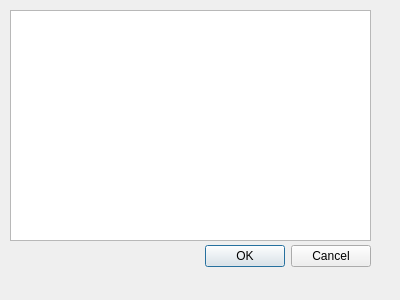
<?xml version="1.0" encoding="UTF-8"?>
<ui version="4.0">
 <class>Highscore</class>
 <widget class="QDialog" name="Highscore">
  <property name="geometry">
   <rect>
    <x>0</x>
    <y>0</y>
    <width>400</width>
    <height>300</height>
   </rect>
  </property>
  <property name="windowTitle">
   <string>Highscore</string>
  </property>
  <widget class="QDialogButtonBox" name="buttonBox">
   <property name="geometry">
    <rect>
     <x>30</x>
     <y>240</y>
     <width>341</width>
     <height>32</height>
    </rect>
   </property>
   <property name="orientation">
    <enum>Qt::Horizontal</enum>
   </property>
   <property name="standardButtons">
    <set>QDialogButtonBox::Cancel|QDialogButtonBox::Ok</set>
   </property>
  </widget>
  <widget class="QListView" name="listView">
   <property name="geometry">
    <rect>
     <x>10</x>
     <y>10</y>
     <width>361</width>
     <height>231</height>
    </rect>
   </property>
  </widget>
 </widget>
 <resources/>
 <connections>
  <connection>
   <sender>buttonBox</sender>
   <signal>accepted()</signal>
   <receiver>Highscore</receiver>
   <slot>accept()</slot>
   <hints>
    <hint type="sourcelabel">
     <x>248</x>
     <y>254</y>
    </hint>
    <hint type="destinationlabel">
     <x>157</x>
     <y>274</y>
    </hint>
   </hints>
  </connection>
  <connection>
   <sender>buttonBox</sender>
   <signal>rejected()</signal>
   <receiver>Highscore</receiver>
   <slot>reject()</slot>
   <hints>
    <hint type="sourcelabel">
     <x>316</x>
     <y>260</y>
    </hint>
    <hint type="destinationlabel">
     <x>286</x>
     <y>274</y>
    </hint>
   </hints>
  </connection>
 </connections>
</ui>
